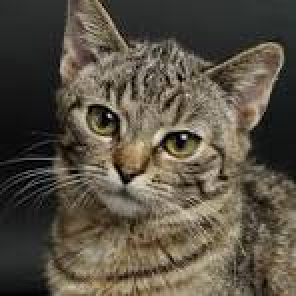
#> input picture image/image.jpg, 148 x 148 px (shown 2 times larger)
$ python contour.py
#> lines starting #> are read from the running program, lines starting #| are printed output that depends on the picture; after the words box and inside, x2 and y2 are one past the last pixel; in counts of white or black regions, pixels touching at a corner belong together
import cv2 as cv
import numpy as np
img = cv.imread("image/image.jpg")
#> img is the input picture: shape (148, 148, 3); mean B, G, R 67.6, 80.9, 88.4

cv.imshow('Image',img)

blank=np.zeros(img.shape,dtype='uint8')
cv.imshow('Blank',blank)


gray=cv.cvtColor(img,cv.COLOR_BGR2GRAY)
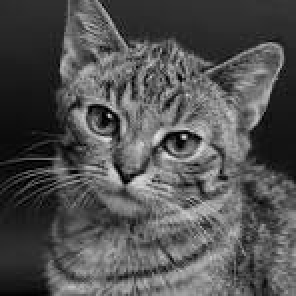
#> gray: shape (148, 148) (shown 2 times larger); min 0, max 232, mean 81.6
cv.imshow('Gray',img)

# canny=cv.Canny(img,125,175)
# cv.imshow('Canny Edges',canny)

ret,thresh=cv.threshold(gray,125,255,cv.THRESH_BINARY)
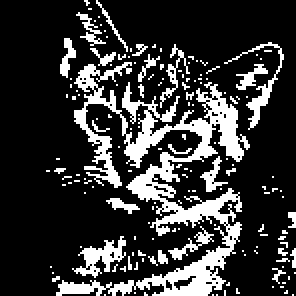
#> thresh: shape (148, 148) (shown 2 times larger); 21.2% white; 156 white regions (140 under 20 px)


contours,hierarchies =cv.findContours(thresh,cv.RETR_LIST,cv.CHAIN_APPROX_NONE)
#> contours = 221 contours, 208 with area under 20; largest, box (x1, y1, x2, y2) and area: (28, 31, 125, 148) 2380, (36, 118, 63, 139) 178, (112, 21, 142, 65) 104, (84, 113, 107, 130) 60, (100, 78, 114, 96) 60
print(f'{len(contours)}')
#| 221
cv.drawContours(blank,contours,-1,(0,0,255),1)
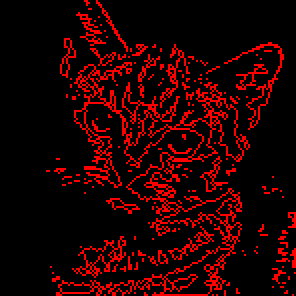
#> blank: shape (148, 148, 3) (shown 2 times larger); mean of channels 0, 1, 2 0, 0, 33.8; drawn as B, G, R
cv.imshow('Contour',blank)

cv.waitKey(0)
